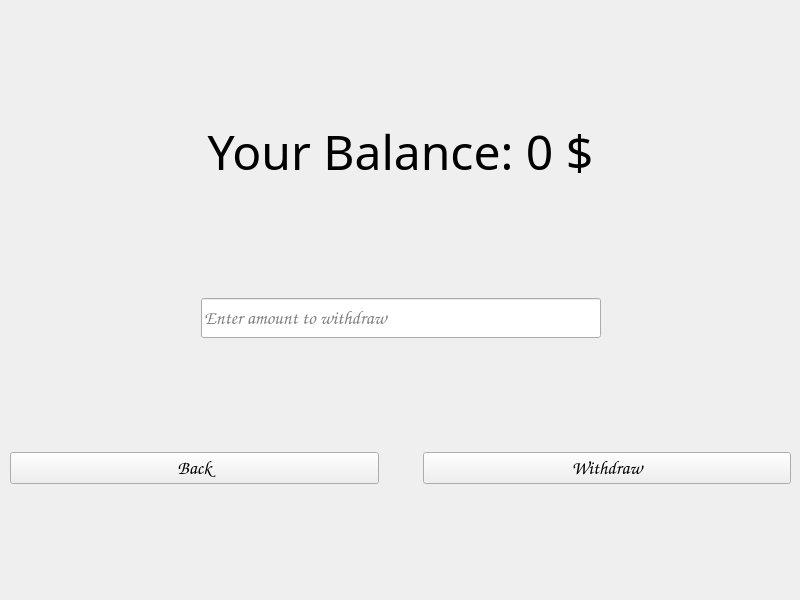
<?xml version="1.0" encoding="UTF-8"?>
<ui version="4.0">
 <class>WithdrawMenu</class>
 <widget class="QWidget" name="WithdrawMenu">
  <property name="geometry">
   <rect>
    <x>0</x>
    <y>0</y>
    <width>800</width>
    <height>600</height>
   </rect>
  </property>
  <property name="font">
   <font>
    <family>Comic Sans MS</family>
    <pointsize>14</pointsize>
   </font>
  </property>
  <property name="windowTitle">
   <string>Form</string>
  </property>
  <widget class="QWidget" name="verticalLayoutWidget">
   <property name="geometry">
    <rect>
     <x>10</x>
     <y>10</y>
     <width>781</width>
     <height>581</height>
    </rect>
   </property>
   <layout class="QVBoxLayout" name="MainLayout">
    <item>
     <spacer name="verticalSpacer_2">
      <property name="orientation">
       <enum>Qt::Vertical</enum>
      </property>
      <property name="sizeHint" stdset="0">
       <size>
        <width>20</width>
        <height>40</height>
       </size>
      </property>
     </spacer>
    </item>
    <item>
     <widget class="QLabel" name="LabelName">
      <property name="font">
       <font>
        <family>Playbill</family>
        <pointsize>36</pointsize>
       </font>
      </property>
      <property name="text">
       <string>Your Balance: 0 $</string>
      </property>
      <property name="textFormat">
       <enum>Qt::PlainText</enum>
      </property>
      <property name="alignment">
       <set>Qt::AlignBottom|Qt::AlignHCenter</set>
      </property>
     </widget>
    </item>
    <item>
     <spacer name="verticalSpacer_4">
      <property name="orientation">
       <enum>Qt::Vertical</enum>
      </property>
      <property name="sizeHint" stdset="0">
       <size>
        <width>20</width>
        <height>40</height>
       </size>
      </property>
     </spacer>
    </item>
    <item>
     <layout class="QVBoxLayout" name="InputLayout">
      <item>
       <layout class="QHBoxLayout" name="AmountLayout">
        <item>
         <spacer name="horizontalSpacer_3">
          <property name="orientation">
           <enum>Qt::Horizontal</enum>
          </property>
          <property name="sizeHint" stdset="0">
           <size>
            <width>40</width>
            <height>20</height>
           </size>
          </property>
         </spacer>
        </item>
        <item>
         <widget class="QLineEdit" name="amount_input">
          <property name="sizePolicy">
           <sizepolicy hsizetype="Fixed" vsizetype="Fixed">
            <horstretch>0</horstretch>
            <verstretch>0</verstretch>
           </sizepolicy>
          </property>
          <property name="minimumSize">
           <size>
            <width>400</width>
            <height>40</height>
           </size>
          </property>
          <property name="font">
           <font>
            <family>Comic Sans MS</family>
            <pointsize>14</pointsize>
           </font>
          </property>
          <property name="inputMask">
           <string/>
          </property>
          <property name="text">
           <string/>
          </property>
          <property name="maxLength">
           <number>10</number>
          </property>
          <property name="placeholderText">
           <string>Enter amount to withdraw</string>
          </property>
         </widget>
        </item>
        <item>
         <spacer name="horizontalSpacer_4">
          <property name="orientation">
           <enum>Qt::Horizontal</enum>
          </property>
          <property name="sizeHint" stdset="0">
           <size>
            <width>40</width>
            <height>20</height>
           </size>
          </property>
         </spacer>
        </item>
       </layout>
      </item>
     </layout>
    </item>
    <item>
     <spacer name="verticalSpacer">
      <property name="orientation">
       <enum>Qt::Vertical</enum>
      </property>
      <property name="sizeHint" stdset="0">
       <size>
        <width>20</width>
        <height>40</height>
       </size>
      </property>
     </spacer>
    </item>
    <item>
     <layout class="QHBoxLayout" name="ButtonsLayout">
      <item>
       <widget class="QPushButton" name="back_button">
        <property name="text">
         <string>Back</string>
        </property>
       </widget>
      </item>
      <item>
       <spacer name="horizontalSpacer_2">
        <property name="orientation">
         <enum>Qt::Horizontal</enum>
        </property>
        <property name="sizeType">
         <enum>QSizePolicy::Minimum</enum>
        </property>
        <property name="sizeHint" stdset="0">
         <size>
          <width>38</width>
          <height>18</height>
         </size>
        </property>
       </spacer>
      </item>
      <item>
       <widget class="QPushButton" name="withdraw_button">
        <property name="text">
         <string>Withdraw</string>
        </property>
       </widget>
      </item>
     </layout>
    </item>
    <item>
     <spacer name="verticalSpacer_3">
      <property name="orientation">
       <enum>Qt::Vertical</enum>
      </property>
      <property name="sizeHint" stdset="0">
       <size>
        <width>20</width>
        <height>40</height>
       </size>
      </property>
     </spacer>
    </item>
   </layout>
  </widget>
 </widget>
 <resources/>
 <connections/>
</ui>
